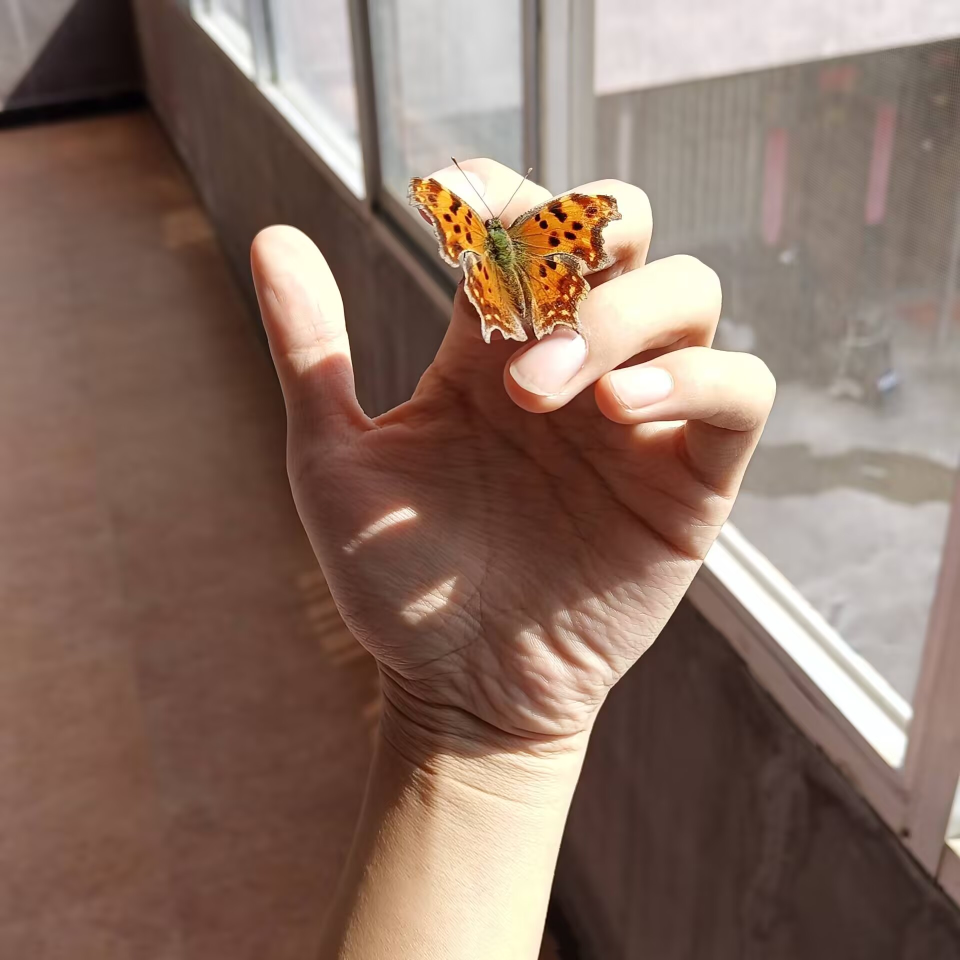
%> input picture GS/Butterfly.png, 1920 x 1920 px (shown at 1/2 size)
$ octave WGSA.m   (GNU Octave 9; MATLAB toolbox functions it lacks are replaced by stand-ins)
%> lines starting %> are read from the running program, lines starting %| are printed output that depends on the picture
%%%%% Copyright 2021.04.05 Beijing %%%%
clc;
clear;
gray = double(imread('Butterfly.png'));               %读入初始图,作为初始迭代分布振幅
Amplitude = imresize(gray,[512,512]);             %适应调制器分辨率，可注释掉
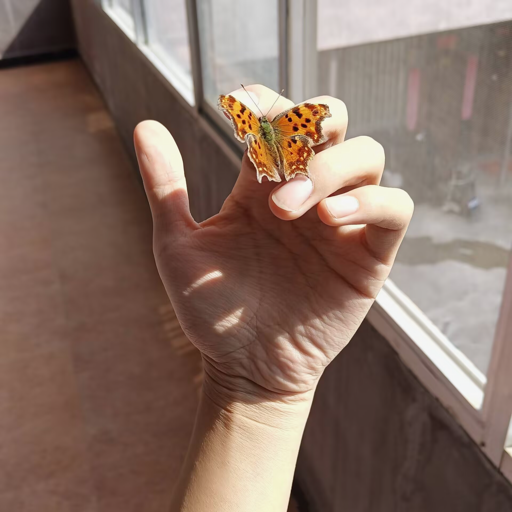
%> Amplitude: size 512x512x3 double; mean R, G, B 136.7, 111.9, 99.9; drawn with min black and max white
Amplitude = Amplitude./(max(max(Amplitude)));     %归一化
phase = 2*pi*rand(512,512);                  %产生随机相位
g0_Fie = Amplitude.*exp(1i*phase);           %Fienup算法初始复振幅分布
g0_GS = Amplitude.*exp(1i*phase);            %GS算法初始复振幅分布
RMS_GS = zeros(500,1);                       %计算GS算法均方根误差
RMS_Fie = zeros(500,1);                   %计算Fienup算法均方根误差


%fienup算法,对GS算法加入反馈调节量ger*k;
step_size = 0.1;   %设置反馈参量，范围为[0,1]，step_size=0时为GS算法
%> (the run ends here)
